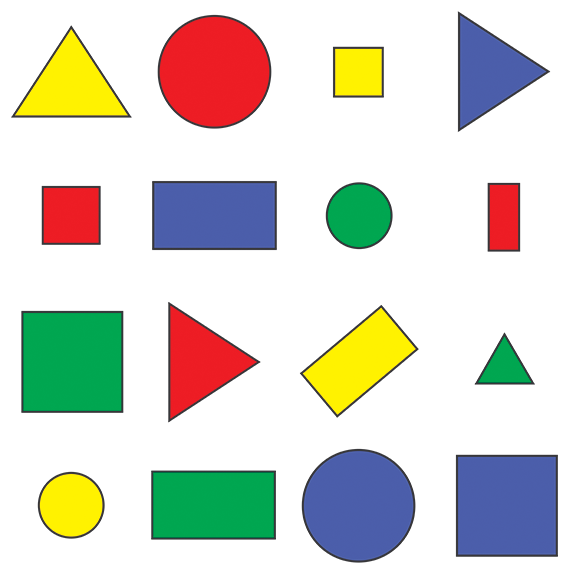
#> input picture shapes.png, 576 x 577 px
$ python 'objects and contours.py'
#> lines starting #> are read from the running program, lines starting #| are printed output that depends on the picture; after the words box and inside, x2 and y2 are one past the last pixel; in counts of white or black regions, pixels touching at a corner belong together
import cv2
import numpy as np

def stackImages(scale, imgArray):
    rows = len(imgArray)
    cols = len(imgArray[0])
    rowsAvailable = isinstance(imgArray[0], list)
    width = imgArray[0][0].shape[1]
    height = imgArray[0][0].shape[0]
    if rowsAvailable:
        for x in range(0, rows):
            for y in range(0, cols):
                if imgArray[x][y].shape[:2] == imgArray[0][0].shape[:2]:
                    imgArray[x][y] = cv2.resize(imgArray[x][y], (0, 0), None, scale, scale)
                else:
                    imgArray[x][y] = cv2.resize(imgArray[x][y], (imgArray[0][0].shape[1], imgArray[0][0].shape[0]),
                                                None, scale, scale)
                if len(imgArray[x][y].shape) == 2: imgArray[x][y] = cv2.cvtColor(imgArray[x][y], cv2.COLOR_GRAY2BGR)
        imageBlank = np.zeros((height, width, 3), np.uint8)
        hor = [imageBlank] * rows
        hor_con = [imageBlank] * rows
        for x in range(0, rows):
            hor[x] = np.hstack(imgArray[x])
        ver = np.vstack(hor)
    else:
        for x in range(0, rows):
            if imgArray[x].shape[:2] == imgArray[0].shape[:2]:
                imgArray[x] = cv2.resize(imgArray[x], (0, 0), None, scale, scale)
            else:
                imgArray[x] = cv2.resize(imgArray[x], (imgArray[0].shape[1], imgArray[0].shape[0]), None, scale, scale)
            if len(imgArray[x].shape) == 2: imgArray[x] = cv2.cvtColor(imgArray[x], cv2.COLOR_GRAY2BGR)
        hor = np.hstack(imgArray)
        ver = hor
    return ver

def con(ic):
    c,h=cv2.findContours(ic,cv2.RETR_EXTERNAL,cv2.CHAIN_APPROX_SIMPLE)
    for j in c:
        a=cv2.contourArea(j)
        print("area= ",a,end=", ")
        if a>500:
            cv2.drawContours(icon, j, -1, (0, 0, 0), 4)
            p=cv2.arcLength(j,True) #closed/not
            #print(p,end=" ")
            ap=cv2.approxPolyDP(j,0.02*p,True)
            print("no of corners",len(ap))
            x,y,w,h=cv2.boundingRect(ap)
            sh=len(ap)
            if sh==3:
                sn="Tri"
            elif sh==4:
                if w/float(h)>0.95 and w/float(h)<1.05:
                    sn="sq"
                else:
                    sn="rect"
            else:
                sn="cir"
            cv2.rectangle(icon,(x,y),(x+w,y+h),(255,0,0),3)
            cv2.putText(icon,sn,((x+w//2)-10,(y+h//2)-10),cv2.FONT_HERSHEY_SIMPLEX,0.6,(0,0,0),2)

p='shapes.png'
i=cv2.imread(p)
#> i is the input picture: shape (577, 576, 3); mean B, G, R 205.1, 214.3, 214.2
icon=i.copy()

ig=cv2.cvtColor(i,cv2.COLOR_BGR2GRAY)
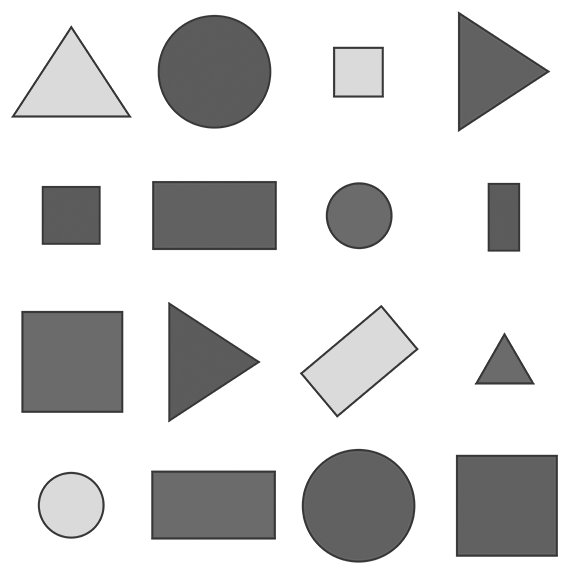
#> ig: shape (577, 576); min 54, max 255, mean 213.2
ib=cv2.GaussianBlur(ig,(7,7),1)
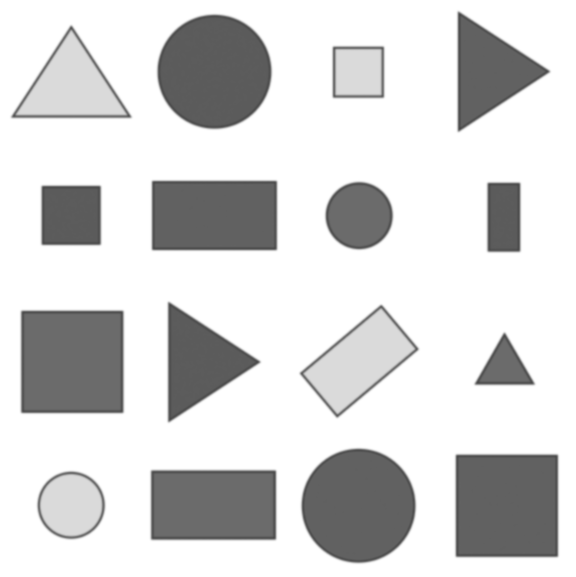
#> ib: shape (577, 576); min 72, max 255, mean 213.2
ic=cv2.Canny(ib,50,50)
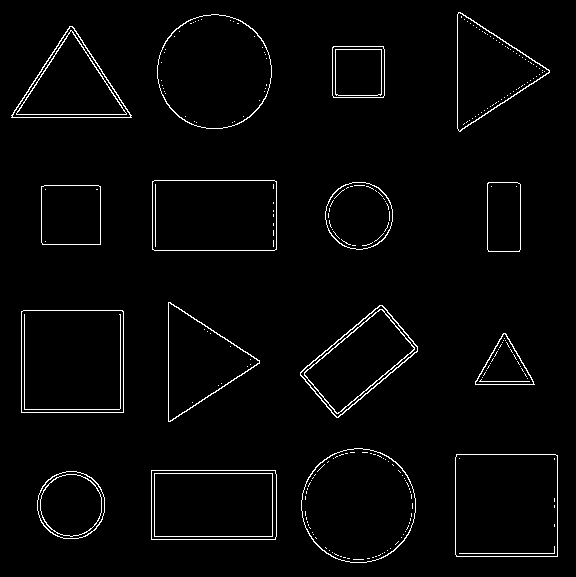
#> ic: shape (577, 576); 2.4% white in thin lines or dots
con(ic)
#> in con, `c,h=cv2.findContours(ic,cv2.RETR_EXTERNAL,cv2.CHAIN_APPROX_SIMPLE)`: c = 16 contours; largest, box (x1, y1, x2, y2) and area: (21, 310, 124, 413) 10402, (455, 454, 558, 557) 10398, (301, 448, 416, 563) 10236, (157, 14, 272, 129) 10234, (152, 180, 277, 251) 8674; h = 16 rows, first 6: [1, -1, -1, -1], [2, 0, -1, -1], [3, 1, -1, -1], [4, 2, -1, -1], [5, 3, -1, -1], [6, 4, -1, -1]
#> the loop in con, `for j in c:` made 16 passes
#> (a, p, ap, x, y, w, h, sh) on passes 2, 3, 5, 6, 7, 8, 9: (8619, 386.8, [[151, 470], [151, 539], [275, 539], [275, 470]], 151, 470, 125, 70, 4), (10398.5, 406.2, [[456, 454], [456, 556], [557, 556], [557, 455]], 456, 454, 102, 103, 4), (1612.5, 186.6, [[503, 333], [475, 384], [534, 384]], 475, 333, 60, 52, 3), (10402, 406.8, [[21, 311], [21, 412], [123, 412], [122, 310]], 21, 310, 103, 103, 4), (6389, 338.5, [[382, 305], [300, 372], [336, 417], [417, 351]], 300, 305, 118, 113, 4), (5629, 352, [[168, 302], [170, 421], [259, 360]], 168, 302, 92, 120, 3), (3475.5, 234.2, [[41, 186], [42, 244], [100, 244], [100, 186]], 41, 186, 60, 59, 4)
#> (a, p, x, y, w, h, sh, sn) on passes 1, 4, 11, 15: (3593.5, 224.1, 37, 471, 68, 68, 8, 'cir'), (10236, 378.7, 301, 448, 115, 115, 8, 'cir'), (3552.5, 222.9, 325, 182, 68, 68, 8, 'cir'), (10234, 378.7, 157, 15, 114, 114, 8, 'cir')
#| area=  3593.5, no of corners 8
#| area=  8619.0, no of corners 4
#| area=  10398.5, no of corners 4
#| area=  10236.0, no of corners 8
#| area=  1612.5, no of corners 3
#| area=  10402.0, no of corners 4
#| area=  6389.0, no of corners 4
#| area=  5629.0, no of corners 3
#> (further printed lines are left out)
#> after the loop in con, `for j in c:`:
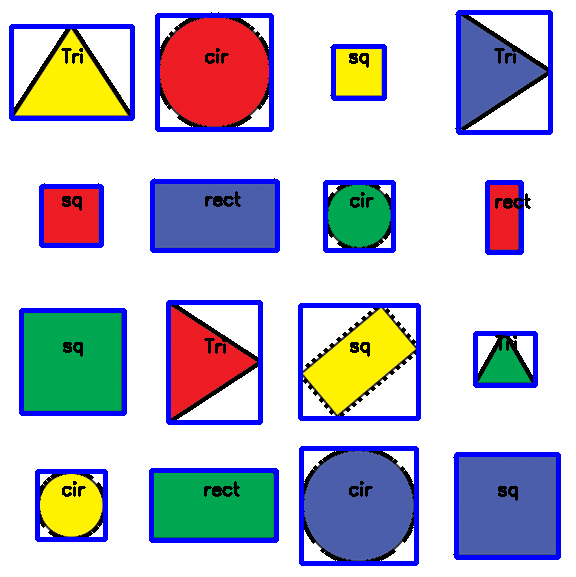
#> icon: shape (577, 576, 3); 11.16% of pixels changed, all inside (x1, y1, x2, y2) = (9, 10, 561, 566)
ist=stackImages(0.6,([i,ib,ig],[icon,ib,ic]))
#> after the loop in stackImages, `for x in range(0, rows):`: hor = 2 items
#> in stackImages, `ver = np.vstack(hor)`:
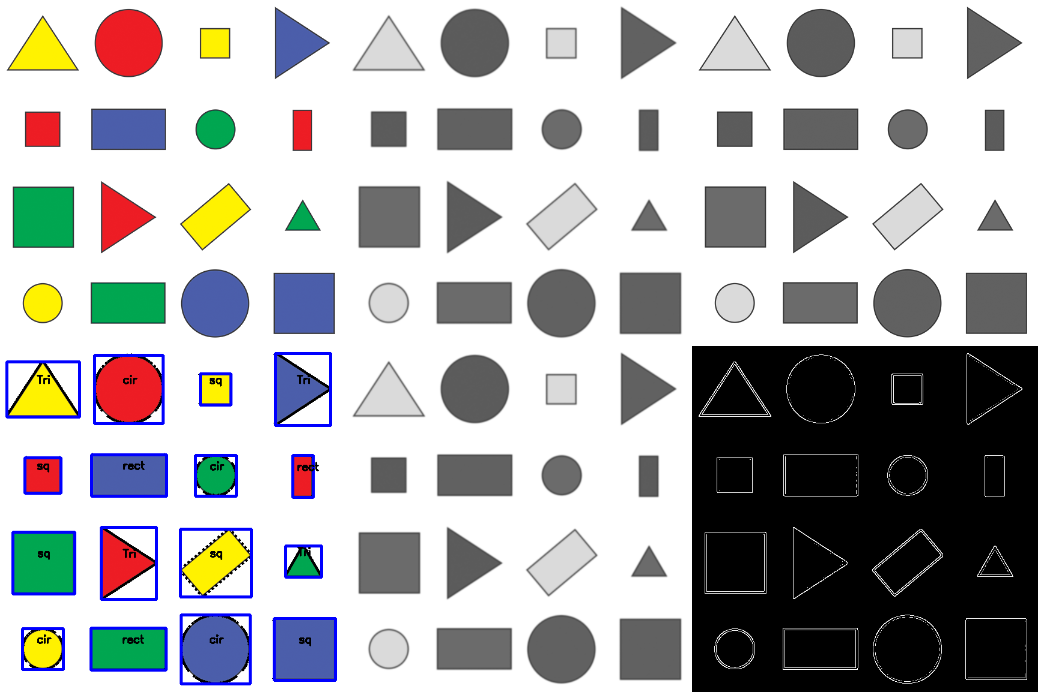
#> ver: shape (692, 1038, 3); mean of channels 0, 1, 2 176, 175.3, 175.3; drawn as B, G, R
cv2.imshow("ori",ist)

cv2.waitKey(0)
